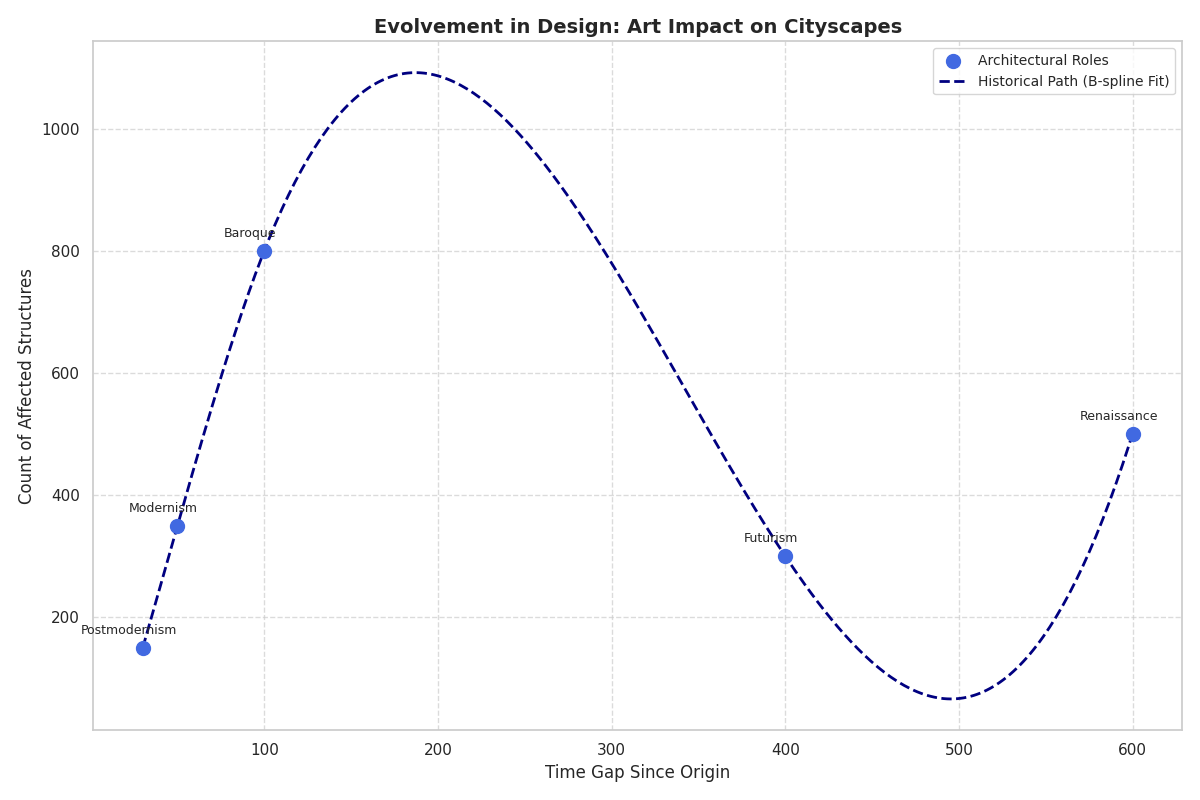

The script that drew this image:
import matplotlib.pyplot as plt
import numpy as np
from scipy.interpolate import make_interp_spline

# Define the art movements and corresponding data
art_movements = ['Postmodernism', 'Modernism', 'Baroque', 'Futurism', 'Renaissance'] # shuffled
buildings = np.array([500, 300, 800, 350, 150])
years_since_emergence = np.array([600, 400, 100, 50, 30])

# Sort the arrays by years_since_emergence to ensure they are strictly increasing
sorted_indices = np.argsort(years_since_emergence)
years_since_emergence_sorted = years_since_emergence[sorted_indices]
buildings_sorted = buildings[sorted_indices]

# Generate a smooth line fit using B-spline interpolation
x_smooth = np.linspace(years_since_emergence_sorted.min(), years_since_emergence_sorted.max(), 300)
spline = make_interp_spline(years_since_emergence_sorted, buildings_sorted, k=3)  # B-spline with degree 3
y_smooth = spline(x_smooth)

# Plotting the scatter chart with smooth fitting line
plt.figure(figsize=(12, 8))
plt.scatter(years_since_emergence_sorted, buildings_sorted, color='royalblue', s=100, label='Architectural Roles', zorder=3) # changed
plt.plot(x_smooth, y_smooth, color='navy', linewidth=2, linestyle='--', label='Historical Path (B-spline Fit)', zorder=2) # changed

# Annotate the points for clarity
for i, movement in enumerate(art_movements):
    plt.annotate(movement, (years_since_emergence_sorted[i], buildings_sorted[i]), textcoords="offset points", xytext=(-10,10), ha='center', fontsize=9)

# Setting labels and title
plt.xlabel('Time Gap Since Origin', fontsize=12) # changed
plt.ylabel('Count of Affected Structures', fontsize=12) # changed
plt.title('Evolvement in Design: Art Impact on Cityscapes', fontsize=14, weight='bold') # changed

# Add a legend
plt.legend(loc='upper right', fontsize=10)

# Grid and layout adjustments
plt.grid(True, linestyle='--', alpha=0.7)
plt.tight_layout()

# Display the plot
plt.show()
